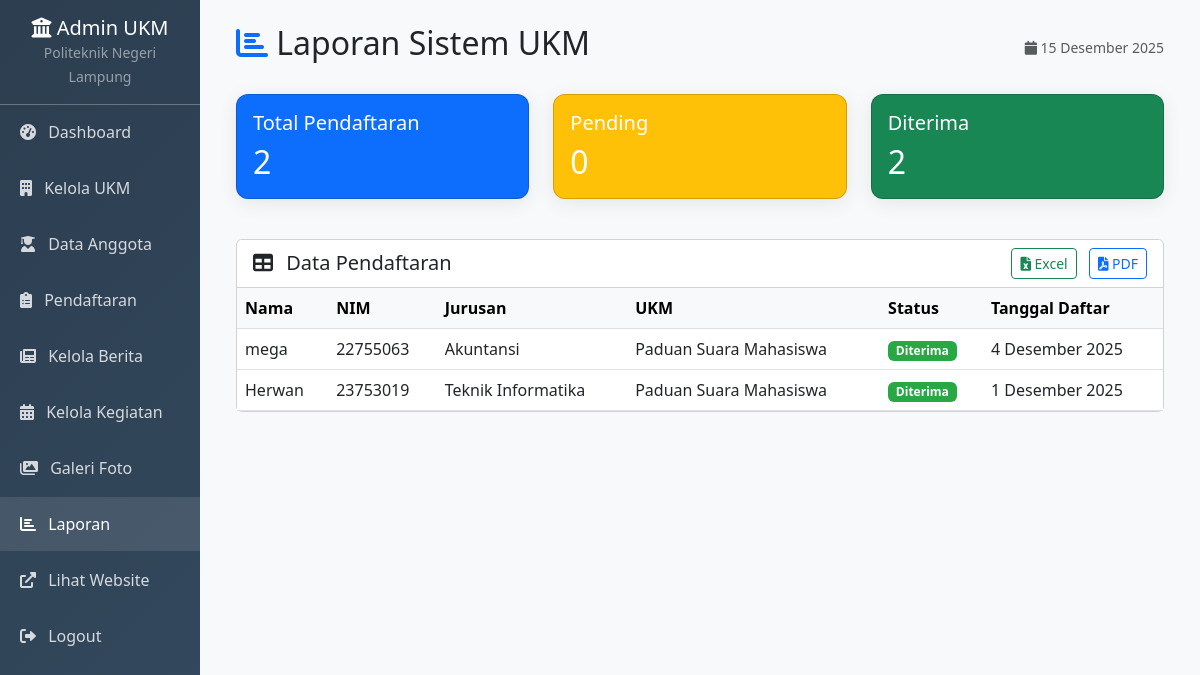
Page /admin/laporan.php (signed in) on the committed database.
### tables this page shows
CREATE TABLE `pendaftaran` (
  `id` int(11) NOT NULL,
  `mahasiswa_id` int(11) DEFAULT NULL,
  `ukm_id` int(11) DEFAULT NULL,
  `tanggal_daftar` timestamp NOT NULL DEFAULT current_timestamp(),
  `alasan_bergabung` text DEFAULT NULL,
  `pengalaman_organisasi` text DEFAULT NULL,
  `status` enum('pending','diterima','ditolak') DEFAULT 'pending',
  `diproses_oleh` int(11) DEFAULT NULL,
  `tanggal_diproses` datetime DEFAULT NULL,
  `catatan_admin` text DEFAULT NULL,
  `created_at` timestamp NOT NULL DEFAULT current_timestamp(),
  `status_keanggotaan` enum('aktif','tidak_aktif','cuti','dikeluarkan') NOT NULL DEFAULT 'aktif',
  `kta_number` varchar(50) DEFAULT NULL
);

CREATE TABLE `mahasiswa` (
  `id` int(11) NOT NULL,
  `nim` varchar(20) NOT NULL,
  `nama` varchar(100) NOT NULL,
  `email` varchar(100) NOT NULL,
  `no_telepon` varchar(20) DEFAULT NULL,
  `jurusan` varchar(100) DEFAULT NULL,
  `angkatan` year(4) DEFAULT NULL,
  `alamat` text DEFAULT NULL,
  `foto` varchar(255) DEFAULT NULL,
  `password` varchar(255) NOT NULL,
  `created_at` timestamp NOT NULL DEFAULT current_timestamp(),
  `status_akun` enum('aktif','nonaktif') DEFAULT 'aktif',
  `ukm_id` int(11) DEFAULT NULL,
  `status_ukm` enum('menunggu','diterima','ditolak') DEFAULT 'menunggu'
);

CREATE TABLE `ukm` (
  `id` int(11) NOT NULL,
  `nama_ukm` varchar(100) NOT NULL,
  `deskripsi` text DEFAULT NULL,
  `tahun_berdiri` date DEFAULT NULL,
  `kategori_id` int(11) DEFAULT NULL,
  `logo` varchar(255) DEFAULT NULL,
  `ketua_umum` varchar(100) DEFAULT NULL,
  `email` varchar(100) DEFAULT NULL,
  `no_telepon` varchar(20) DEFAULT NULL,
  `alamat_sekretariat` text DEFAULT NULL,
  `visi` text DEFAULT NULL,
  `misi` text DEFAULT NULL,
  `program_kerja` text DEFAULT NULL,
  `syarat_pendaftaran` text DEFAULT NULL,
  `status` enum('aktif','nonaktif') DEFAULT 'aktif',
  `max_anggota` int(11) DEFAULT 100,
  `biaya_pendaftaran` decimal(10,2) DEFAULT 0.00,
  `created_at` timestamp NOT NULL DEFAULT current_timestamp(),
  `updated_at` datetime DEFAULT NULL,
  `kontak` varchar(50) DEFAULT NULL,
  `admin_id` int(11) NOT NULL
);

### config/functions.php (called while the page is built, shortened)
<?php
function formatTanggal($tanggal) {
    $bulan = [
        1 => 'Januari', 2 => 'Februari', 3 => 'Maret', 4 => 'April',
        5 => 'Mei', 6 => 'Juni', 7 => 'Juli', 8 => 'Agustus',
        9 => 'September', 10 => 'Oktober', 11 => 'November', 12 => 'Desember'
    ];
    $split = explode('-', date('Y-n-j', strtotime($tanggal)));
    return $split[2] . ' ' . $bulan[(int)$split[1]] . ' ' . $split[0];
}

### admin/laporan.php (the view, shortened to what this page needs)
<?php
require_once '../config/functions.php';
$database = new Database();
$db = $database->getConnection();
$is_ukm_admin = isset($_SESSION['ukm_id']) && $_SESSION['ukm_id'] !== null;
$ukm_id = $is_ukm_admin ? (int)$_SESSION['ukm_id'] : null;
$selected_ukm = $_GET['ukm'] ?? null;
if ($is_ukm_admin) {
    $selected_ukm = $ukm_id;
}
$conditions = [];
$params = [];
if ($selected_ukm) {
    $conditions[] = "p.ukm_id = :ukm_id";
    $params[':ukm_id'] = (int)$selected_ukm;
} elseif ($is_ukm_admin) {
    $conditions[] = "p.ukm_id = :ukm_id";
    $params[':ukm_id'] = $ukm_id;
}
$where_clause = !empty($conditions) ? "WHERE " . implode(" AND ", $conditions) : "";
$stmt_total = $db->prepare("SELECT COUNT(*) FROM pendaftaran p $where_clause");
$stmt_total->execute($params);
$total_pendaftaran = $stmt_total->fetchColumn();
$stmt_status = $db->prepare("
    SELECT status, COUNT(*) as jumlah
    FROM pendaftaran p
    $where_clause
    GROUP BY status
");
$stmt_status->execute($params);
$status_counts = $stmt_status->fetchAll(PDO::FETCH_KEY_PAIR);
$stmt_data = $db->prepare("
    SELECT
        m.nama, m.nim, m.email, m.jurusan,
        u.nama_ukm,
        p.status, p.created_at
    FROM pendaftaran p
    JOIN mahasiswa m ON p.mahasiswa_id = m.id
    JOIN ukm u ON p.ukm_id = u.id
    $where_clause
    ORDER BY p.created_at DESC
    LIMIT 100
");
$stmt_data->execute($params);
$pendaftaran_list = $stmt_data->fetchAll(PDO::FETCH_ASSOC);
?>
<!DOCTYPE html>
<html lang="id">
<head>
    <link href="https://cdn.jsdelivr.net/npm/bootstrap@5.3.0/dist/css/bootstrap.min.css" rel="stylesheet">
    <link href="https://cdnjs.cloudflare.com/ajax/libs/font-awesome/6.0.0/css/all.min.css" rel="stylesheet">
</head>
<body>
    <div class="container-fluid">
        <div class="row">
            <div class="col-md-3 col-lg-2 px-0">
                <?php include 'sidebar.php'; ?>
            </div>
            <div class="col-md-9 col-lg-10 main-content">
                <div class="p-4">
                    <div class="d-flex justify-content-between align-items-center mb-4">
                        <h2><i class="fas fa-chart-bar text-primary"></i> Laporan Sistem UKM</h2>
                        <small class="text-muted">
                            <i class="fas fa-calendar"></i> <?= formatTanggal(date('Y-m-d')) ?>
                        </small>
                    </div>
                    <div class="row mb-4">
                        <div class="col-md-4 mb-3">
                            <div class="card stat-card text-white bg-primary">
                                <div class="card-body">
                                    <h5>Total Pendaftaran</h5>
                                    <h2 class="mb-0"><?= $total_pendaftaran ?></h2>
                                </div>
                            </div>
                        </div>
                        <div class="col-md-4 mb-3">
                            <div class="card stat-card text-white bg-warning">
                                <div class="card-body">
                                    <h5>Pending</h5>
                                    <h2 class="mb-0"><?= $status_counts['pending'] ?? 0 ?></h2>
                                </div>
                            </div>
                        </div>
                        <div class="col-md-4 mb-3">
                            <div class="card stat-card text-white bg-success">
                                <div class="card-body">
                                    <h5>Diterima</h5>
                                    <h2 class="mb-0"><?= $status_counts['diterima'] ?? 0 ?></h2>
                                </div>
                            </div>
                        </div>
                    </div>
                    <div class="card">
                        <div class="card-header bg-white d-flex justify-content-between align-items-center">
                            <h5 class="mb-0"><i class="fas fa-table me-2"></i> Data Pendaftaran</h5>
                            <div>
                                <a href="?download=excel<?= $selected_ukm ? '&ukm=' . $selected_ukm : '' ?>" class="btn btn-outline-success btn-sm me-2">
                                    <i class="fas fa-file-excel"></i> Excel
                                </a>
                                <a href="?download=pdf<?= $selected_ukm ? '&ukm=' . $selected_ukm : '' ?>" class="btn btn-outline-primary btn-sm">
                                    <i class="fas fa-file-pdf"></i> PDF
                                </a>
                            </div>
                        </div>
                        <div class="card-body p-0">
                            <div class="table-responsive">
                                <table class="table table-hover mb-0">
                                    <thead class="table-light">
                                        <tr>
                                            <th>Nama</th>
                                            <th>NIM</th>
                                            <th>Jurusan</th>
                                            <th>UKM</th>
                                            <th>Status</th>
                                            <th>Tanggal Daftar</th>
                                        </tr>
                                    </thead>
                                    <tbody>
                                        <?php if (empty($pendaftaran_list)): ?>
                                            <tr>
                                                <td colspan="6" class="text-center py-4 text-muted">
                                                    <i class="fas fa-inbox fa-2x mb-2"></i><br>
                                                    Tidak ada data pendaftaran.
                                                </td>
                                            </tr>
                                        <?php else: ?>
                                            <?php foreach ($pendaftaran_list as $p): ?>
                                                <tr>
                                                    <td><?= htmlspecialchars($p['nama']) ?></td>
                                                    <td><?= htmlspecialchars($p['nim']) ?></td>
                                                    <td><?= htmlspecialchars($p['jurusan']) ?></td>
                                                    <td><?= htmlspecialchars($p['nama_ukm']) ?></td>
                                                    <td>
                                                        <?php
                                                        $status = strtolower($p['status']);
                                                        $badgeClass = match($status) {
                                                            'pending' => 'badge-pending',
                                                            'diterima' => 'badge-diterima',
                                                            'ditolak' => 'badge-ditolak',
                                                            default => 'bg-secondary text-white'
                                                        };
                                                        ?>
                                                        <span class="badge <?= $badgeClass ?>"><?= ucfirst($p['status']) ?></span>
                                                    </td>
                                                    <td><?= formatTanggal($p['created_at']) ?></td>
                                                </tr>
                                            <?php endforeach; ?>
                                        <?php endif; ?>
                                    </tbody>
                                </table>
                            </div>
                        </div>
                    </div>
                </div>
            </div>
        </div>
    </div>
</body>
</html>

### admin/laporan.php (style rules this page uses)
.main-content { background: #f8f9fa; min-height: 100vh; }
.stat-card { border-radius: 12px; box-shadow: 0 4px 20px rgba(0,0,0,0.08); }
.badge-diterima { background: #28a745 !important; color: #fff !important; }

### rows in the picture
pendaftaran: mahasiswa.nama "mega", mahasiswa.nim "22755063", mahasiswa.jurusan "Akuntansi", ukm.nama_ukm "Paduan Suara Mahasiswa", status "Diterima", created_at "4 Desember 2025"
pendaftaran: mahasiswa.nama "Herwan", mahasiswa.nim "23753019", mahasiswa.jurusan "Teknik Informatika", ukm.nama_ukm "Paduan Suara Mahasiswa", status "Diterima", created_at "1 Desember 2025"

### other values in the picture
$total_pendaftaran "2"
$status_counts['pending'] "0"
$status_counts['diterima'] "2"
